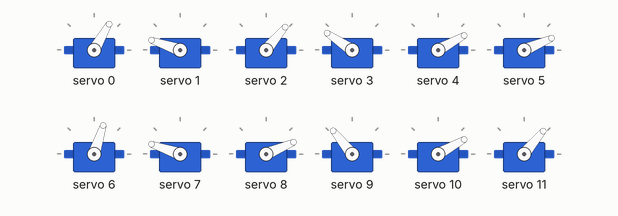
Recording of a sketch running on a simulated Arduino Uno, built with avr-gcc and run on an emulated ATmega328P. On the bench: 12 × servo. What the sketch prints to the serial monitor is not drawn.

Above: at 8.4 s.
At 9.9 s:
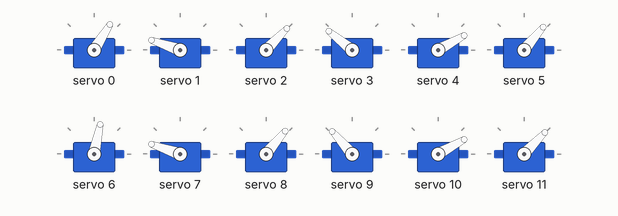
At 11.4 s:
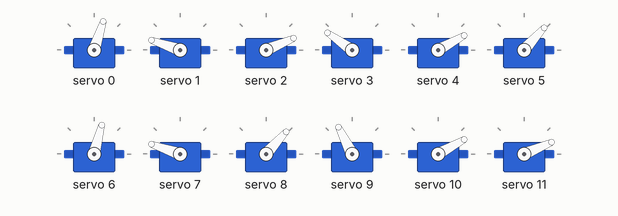
At 13.25 s:
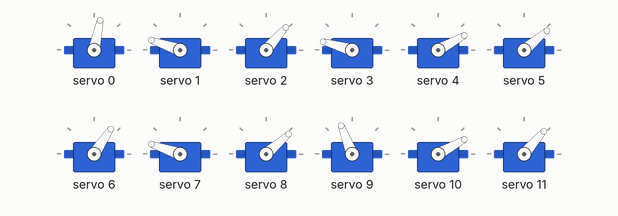
At 14.45 s:
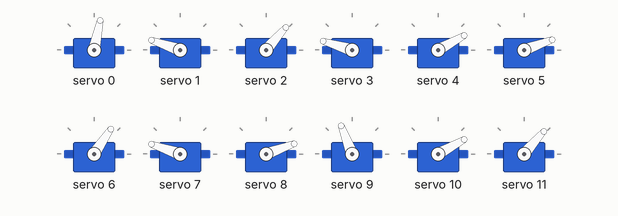
At 15.0 s:
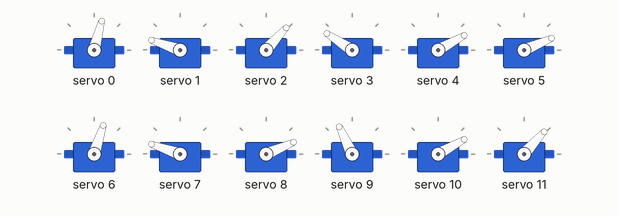
Timing chart, 0 to 17.8 s (numbered marks = the images above):
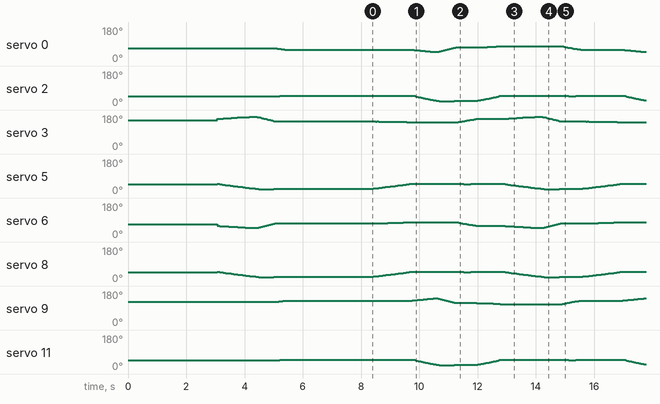

The sketch:

20220930.ino
```cpp
/////////////////////////////////////////////////////////////////
/////////////          ////         //////    //////  ///////////
////////////  /////////////  /////  //////  /  /////  ///////////
///////////  //////////////  /////  //////  //  ////  ///////////
//////////          ///////  /////  //////  ///  ///  ///////////
/////////////////  ////////  /////  //////  ////  //  ///////////
////////////////  /////////  /////  //////  /////  /  ///////////
///////          //////////         //////  //////    ///////////
/////////////////////////////////////////////////////////////////

#include <Servo.h>
#include <Wire.h>
#include <Adafruit_PWMServoDriver.h>
#include <math.h>
#define PI 3.14

Adafruit_PWMServoDriver pwm = Adafruit_PWMServoDriver(0x40);
Adafruit_PWMServoDriver pwm2 = Adafruit_PWMServoDriver(0x41);

Servo myservo;  // create servo object to control a servo
Servo myservo2;  // create servo object to control a servo

float L1 = 295;
float L2 = 195;

int h=400;

int X = (int)(L1 + L2);
int Y = 0;

float thetaE = 0;
float thetaQ = 0;
float thetaS = 0;

int foot0 = 0;
int foot1 = 0;
int foot2 = 0;
int foot3 = 0;
int foot4 = 0;
int foot5 = 0;

float cos45 = 0.52532198881;
float sin45 = 0.85090352453;


void motor0(int Angle)
{
  int a = constrain(map(Angle, 0, 270, 150, 600), 150, 600);
  pwm.setPWM(0, 0, a);
}

void motor1(int Angle)
{
  int a = constrain(map(Angle, 0, 270, 150, 600), 150, 600);
  pwm.setPWM(1, 0, a);
}

void motor2(int Angle)
{
  int a = constrain(map(Angle, 0, 270, 150, 600), 150, 600);
  pwm.setPWM(2, 0, a);
}

void motor3(int Angle)
{
  int a = constrain(map(Angle, 0, 270, 150, 600), 150, 600);
  pwm.setPWM(3, 0, a);
}

void motor4(int Angle)
{
  int a = constrain(map(Angle, 0, 270, 150, 600), 150, 600);
  pwm.setPWM(4, 0, a);
}

void motor5(int Angle)
{
  int a = constrain(map(Angle, 0, 270, 150, 600), 150, 600);
  pwm.setPWM(5, 0, a);
}

void motor6(int Angle)
{
  int a = constrain(map(Angle, 0, 270, 150, 600), 150, 600);
  pwm.setPWM(6, 0, a);
}

void motor7(int Angle)
{
  int a = constrain(map(Angle, 0, 270, 150, 600), 150, 600);
  pwm.setPWM(7, 0, a);
}

void motor8(int Angle)
{
  int a = constrain(map(Angle, 0, 270, 150, 600), 150, 600);
  pwm.setPWM(8, 0, a);
}

void motor9(int Angle)
{
  int a = constrain(map(Angle, 0, 270, 150, 600), 150, 600);
  pwm.setPWM(9, 0, a);
}

void motor10(int Angle)
{
  int a = constrain(map(Angle, 0, 270, 150, 600), 150, 600);
  pwm.setPWM(10, 0, a);
}

void motor11(int Angle)
{
  int a = constrain(map(Angle, 0, 270, 150, 600), 150, 600);
  pwm.setPWM(11, 0, a);
}

void motor12(int Angle)
{
  int a = constrain(map(Angle, 0, 270, 150, 600), 150, 600);
  pwm.setPWM(12, 0, a);
}

void motor13(int Angle)
{
  int a = constrain(map(Angle, 0, 270, 150, 600), 150, 600);
  pwm.setPWM(13, 0, a);
}

void motor14(int Angle)
{
  int a = constrain(map(Angle, 0, 270, 150, 600), 150, 600);
  pwm.setPWM(14, 0, a);
}

void motor15(int Angle)
{
  int a = constrain(map(Angle, 0, 270, 150, 600), 150, 600);
  pwm.setPWM(15, 0, a);
}

void motor16(int Angle)
{
  int a = constrain(map(Angle, 0, 270, 150, 600), 150, 600);
  pwm2.setPWM(0, 0, a);
}

void motor17(int Angle)
{
  int a = constrain(map(Angle, 0, 270, 150, 600), 150, 600);
  pwm2.setPWM(1, 0, a);
} //여기까지 다리6개, 모터18개


void lag0(float X1, float Y1)
{
  X = X1*cos45+Y1*sin45;
  Y = Y1*cos45-X1*sin45;

  float X_max = (L1 + L2);
  float X_min = (L1 - L2) * cos(PI / 4);
  float Y_max = (L1 + L2);
  float Y_min = (L1 - L2) * sin(PI / 4);

  X = constrain(X, X_min, X_max);
  Y = constrain(Y, Y_min, Y_max);

  thetaE = acos((pow(X, 2) + pow(Y, 2) - pow(L1, 2) - pow(L2, 2)) / (2 * L1 * L2));
  thetaQ = acos((pow(X, 2) + pow(Y, 2) + pow(L1, 2) - pow(L2, 2)) / (2 * L1 * (sqrt((pow(X, 2) + pow(Y, 2))))));
  thetaS = atan2(Y, X) - thetaQ;

  float m1 = thetaS * 180 / PI + 45;
  float m2 = thetaE * 180 / PI + 45;

  motor0 (m1+45);
  motor1(235);
  motor2(180-m2);

  Serial.print("  L0 ");
  Serial.print(m1+45);
  Serial.print(",");
  Serial.print(180-m2);
}

void lag1(float X1, float Y1)
{
  X = X1*cos45+Y1*sin45;
  Y = Y1*cos45-X1*sin45;

  float X_max = (L1 + L2);
  float X_min = (L1 - L2) * cos(PI / 4);
  float Y_max = (L1 + L2);
  float Y_min = (L1 - L2) * sin(PI / 4);

  X = constrain(X, X_min, X_max);
  Y = constrain(Y, Y_min, Y_max);

  thetaE = acos((pow(X, 2) + pow(Y, 2) - pow(L1, 2) - pow(L2, 2)) / (2 * L1 * L2));
  thetaQ = acos((pow(X, 2) + pow(Y, 2) + pow(L1, 2) - pow(L2, 2)) / (2 * L1 * (sqrt((pow(X, 2) + pow(Y, 2))))));
  thetaS = atan2(Y, X) - thetaQ;

  float m1 = thetaS * 180 / PI + 45;
  float m2 = thetaE * 180 / PI + 45;

  motor3 (270 - m1);
  motor4(35);
  motor5(180-m2);

  Serial.print("  L1 ");
  Serial.print(225 - m1);
  Serial.print(",");
  Serial.print(180-m2);
}

void lag2(float Y1, float X1)
{
  X = Y1*cos45+X1*sin45;
  Y = X1*cos45-Y1*sin45;

  float X_max = (L1 + L2);
  float X_min = (L1 - L2) * cos(PI / 4);
  float Y_max = (L1 + L2);
  float Y_min = (L1 - L2) * sin(PI / 4);

  X = constrain(X, X_min, X_max);
  Y = constrain(Y, Y_min, Y_max);

  thetaE = acos((pow(X, 2) + pow(Y, 2) - pow(L1, 2) - pow(L2, 2)) / (2 * L1 * L2));
  thetaQ = acos((pow(X, 2) + pow(Y, 2) + pow(L1, 2) - pow(L2, 2)) / (2 * L1 * (sqrt((pow(X, 2) + pow(Y, 2))))));
  thetaS = atan2(Y, X) - thetaQ;

  float m1 = thetaS * 180 / PI + 45;
  float m2 = thetaE * 180 / PI + 45;

  motor6 (m1+45);
  motor7(235);
  motor8(180-m2);

  Serial.print("  L2 ");
  Serial.print(m1+45);
  Serial.print(",");
  Serial.print(180-m2);
}

void lag3(float X1, float Y1)
{
  X = X1*cos45+Y1*sin45;
  Y = Y1*cos45-X1*sin45;

  float X_max = (L1 + L2);
  float X_min = (L1 - L2) * cos(PI / 4);
  float Y_max = (L1 + L2);
  float Y_min = (L1 - L2) * sin(PI / 4);

  X = constrain(X, X_min, X_max);
  Y = constrain(Y, Y_min, Y_max);

  thetaE = acos((pow(X, 2) + pow(Y, 2) - pow(L1, 2) - pow(L2, 2)) / (2 * L1 * L2));
  thetaQ = acos((pow(X, 2) + pow(Y, 2) + pow(L1, 2) - pow(L2, 2)) / (2 * L1 * (sqrt((pow(X, 2) + pow(Y, 2))))));
  thetaS = atan2(Y, X) - thetaQ;

  float m1 = thetaS * 180 / PI + 45;
  float m2 = thetaE * 180 / PI + 45;

  motor9 (225-m1);
  motor10(35);
  motor11(180-m2);

  Serial.print("  L3 ");
  Serial.print(180-m1);
  Serial.print(",");
  Serial.print(180-m2);
}

void lag4(float X1, float Y1)
{
  X = X1*cos45+Y1*sin45;
  Y = Y1*cos45-X1*sin45;

  float X_max = (L1 + L2);
  float X_min = (L1 - L2) * cos(PI / 4);
  float Y_max = (L1 + L2);
  float Y_min = (L1 - L2) * sin(PI / 4);

  X = constrain(X, X_min, X_max);
  Y = constrain(Y, Y_min, Y_max);

  thetaE = acos((pow(X, 2) + pow(Y, 2) - pow(L1, 2) - pow(L2, 2)) / (2 * L1 * L2));
  thetaQ = acos((pow(X, 2) + pow(Y, 2) + pow(L1, 2) - pow(L2, 2)) / (2 * L1 * (sqrt((pow(X, 2) + pow(Y, 2))))));
  thetaS = atan2(Y, X) - thetaQ;

  float m1 = thetaS * 180 / PI + 45;
  float m2 = thetaE * 180 / PI + 45;

  motor12 (m1+45);
  motor13(235);
  motor14(180-m2);

  Serial.print("  L4 ");
  Serial.print(m1+45);
  Serial.print(",");
  Serial.print(180-m2);
}

void lag5(float X1, float Y1)
{
  X = X1*cos45+Y1*sin45;
  Y = Y1*cos45-X1*sin45;

  float X_max = (L1 + L2);
  float X_min = (L1 - L2) * cos(PI / 4);
  float Y_max = (L1 + L2);
  float Y_min = (L1 - L2) * sin(PI / 4);

  X = constrain(X, X_min, X_max);
  Y = constrain(Y, Y_min, Y_max);

  thetaE = acos((pow(X, 2) + pow(Y, 2) - pow(L1, 2) - pow(L2, 2)) / (2 * L1 * L2));
  thetaQ = acos((pow(X, 2) + pow(Y, 2) + pow(L1, 2) - pow(L2, 2)) / (2 * L1 * (sqrt((pow(X, 2) + pow(Y, 2))))));
  thetaS = atan2(Y, X) - thetaQ;

  float m1 = thetaS * 180 / PI + 45;
  float m2 = thetaE * 180 / PI + 45;

  motor15 (225-m1);
  motor16(35);
  motor17(180-m2);

  Serial.print("  L5 ");
  Serial.print(225-m1);
  Serial.print(",");
  Serial.println(180-m2);
}


void test()
{
  for (float i = 0; i < 35; i=i+1)
  {
    Y = 35;
    X = i;
    lag1(X,Y);
    delay(100);
    //delayMicroseconds(1);
  }
}


/*
  int Step_Measurement(int X1,int Y1)
  {
    lag1(X1,Y1);
    delay(200);
    lag1(X1,Y1+50);
    for(int i=X1;i>j;i++)
    {
        lag1(i,Y1+50);
        if(foot1>=1)
        {
            public:int wall1 = i
            break;
        }

    }
    lag1(wall1-30,Y1+50);
    delay(200);
    lag1(wall1-30,Y1+250);
    delay(200);
    lag1(wall1+50,Y1+250);
    for(int i=Y1+250;i<k;i--)
    {
        lag1(wall1+50,i);////////////
        if(foot1>=1)
        {
            public:int wall2 = i
            break;
        }

    }

  }
*/


void setup()
{
  pwm.begin();
  pwm2.begin();
  pwm.setPWMFreq(60);
  pwm2.setPWMFreq(60);

  Serial.begin(9600);
  Serial.print('start');
  Serial.println("SETUP");

  lag0(0,h);
  lag1(0,h);
  lag2(0,h);
  lag3(0,h);
  lag4(-200,h);
  lag5(-200,h);

delay(3000);

  for (int i=h;i>280;i = i-3)//오른발위로
  {
    lag1(100,i);
    lag2(100,i);
    //lag5(100,i);
    delay(1);
  }
  for (int i=100;i>-100;i = i-10)//오른발앞로
  {
    lag1(i,280);
    lag2(i,280);
    //lag5(i,280);
    delay(1);
  }
  for (int i=-0;i<100;i = i+10)//왼발뒤로
  {
    lag0(i,h);
    lag3(i,h);
    //lag4(i,h);
    delay(3);
  }


delay(3000);


}

void loop()
{

/*
lag0(0,h);
lag1(0,h);
lag2(0,h);
lag3(0,h);
lag4(0,h);
lag5(0,h);
delay(2000);

lag0(0,h-200);
lag1(0,h-200);
lag2(0,h-200);
lag3(0,h-200);
lag4(0,h-200);
lag5(0,h-200);
delay(2000);

*/
for (int i=280;i<h;i = i+3)//오른발밑으로
  {
    lag1(-100,i);
    lag2(-100,i);
    //lag5(-100,i);
    delay(1);
  }
  for (int i=h;i>280;i = i-5)//왼발위로
  {
    lag0(100,i);
    lag3(100,i);
    //lag4(100,i);
    delay(3);
  }
  for (int i=100;i>-100;i = i-10)//왼발앞로
  {
    lag0(i,280);
    lag3(i,280);
    //lag4(i,280);
    delay(3);
  }
  for (int i=-100;i<100;i = i+10)//오른발뒤로
  {
    lag1(i,h);
    lag2(i,h);
    //lag5(i,h);
    delay(1);
  }
  for (int i=280;i<h;i = i+5)//왼발밑으로
  {
    lag0(-100,i);
    lag3(-100,i);
    //lag4(-100,i);
    delay(3);
  }
  for (int i=h;i>280;i = i-3)//오른발위로
  {
    lag1(100,i);
    lag2(100,i);
    //lag5(100,i);
    delay(1);
  }
  for (int i=100;i>-100;i = i-10)//오른발앞로
  {
    lag1(i,280);
    lag2(i,280);
    //lag5(i,280);
    delay(3);
  }
for (int i=-100;i<100;i = i+10)//왼발뒤로
  {
    lag0(i,h);
    lag3(i,h);
    //lag4(i,h);
    delay(3);
  }


}
```
